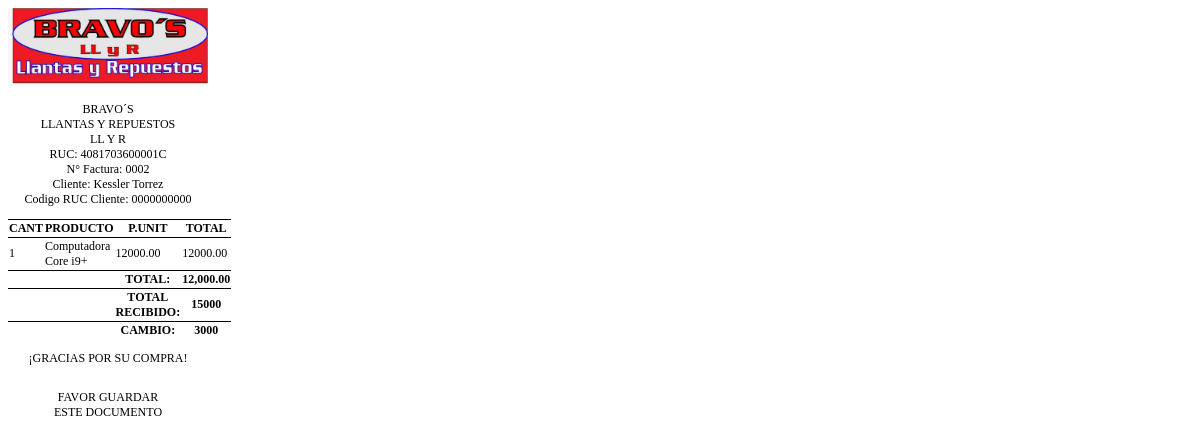
The app's page /dashboard/imprimirdetalles.php?id=2 with its own data.
### tables this page shows
CREATE TABLE `factura` (
  `IDFactura` int(11) NOT NULL,
  `Timespace` date NOT NULL DEFAULT current_timestamp(),
  `AlmacenNumero` int(11) NOT NULL,
  `SubTotal` double DEFAULT NULL,
  `Iva` tinyint(1) DEFAULT NULL,
  `Total` double(10,2) NOT NULL,
  `fechaEmision` timestamp NOT NULL DEFAULT current_timestamp() ON UPDATE current_timestamp(),
  `montopagado` double(10,0) NOT NULL,
  `cambio` double(10,0) NOT NULL,
  `IsVisible` int(11) NOT NULL DEFAULT 1,
  `descuento` int(11) NOT NULL,
  `codigoRUCcedula` varchar(50) DEFAULT NULL,
  `cliente` varchar(50) NOT NULL,
  `tipofac` int(11) NOT NULL
);

CREATE TABLE `detalledefactura` (
  `IDFacturaDetalle` int(11) NOT NULL,
  `Unidades` int(11) NOT NULL,
  `producto` int(11) NOT NULL,
  `Precio` double NOT NULL,
  `IDFacturaPK` int(11) NOT NULL,
  `TimeSpace` date NOT NULL DEFAULT current_timestamp(),
  `preciounit` int(11) NOT NULL
);

CREATE TABLE `almacen` (
  `IDCodigoAlmacen` int(11) NOT NULL,
  `NombreArticulo` varchar(50) NOT NULL,
  `Marca` varchar(50) NOT NULL,
  `Modelopresentacion` varchar(50) DEFAULT NULL,
  `Codigo1` varchar(50) NOT NULL,
  `Codigo2` varchar(50) DEFAULT NULL,
  `Notas` varchar(400) DEFAULT NULL,
  `precioVenta` double NOT NULL,
  `IsVisible` int(11) NOT NULL DEFAULT 1,
  `PrecioCompra` double NOT NULL,
  `Stock` int(11) DEFAULT NULL,
  `TimeSpace` datetime NOT NULL DEFAULT current_timestamp()
);

### dashboard/imprimirdetalles.php (the view, shortened to what this page needs)
<!DOCTYPE html>
<html>
    <head>
    </head>
    <body>
    <?php
        $objeto = new Conexion();
        $conexion = $objeto->Conectar();
        $idfacturavieja = $_GET["id"];
        $consult = "SELECT fac.IDFactura,
                            fac.Total,
                            fac.montopagado,
                            fac.cambio,
                            det.Unidades,
                            al.NombreArticulo,
                            det.Precio,
                            det.preciounit,
                            al.precioVenta,
                            al.Modelopresentacion,
                            fac.descuento,
                            fac.cliente,
                            fac.codigoRUCcedula
                        FROM factura as fac
                        INNER JOIN detalledefactura as det ON det.IDFacturaPK = fac.IDFactura
                        INNER JOIN almacenuno as uno ON uno.IDAlmacenuno = det.producto
                        INNER JOIN almacen as al ON al.IDCodigoAlmacen = uno.IDCodigoAlmacenPK
                        WHERE fac.IDFactura = '$idfacturavieja'";
        $consulta = $consult;
        $resultado = $conexion->prepare($consulta);
        $resultado->execute();
        $data=$resultado->fetchAll(PDO::FETCH_ASSOC);
    ?>
        <div class="ticket">
        <img
                src="../dashboard/img/logo.jpg"
                alt="Logotipo">
            <p class="centrado">BRAVO´S<br>LLANTAS Y REPUESTOS<br>
            LL Y R
            <br>RUC: 4081703600001C
            <br id='fechahora' name="fechahora">N° Factura: 000<?php echo $data[0]["IDFactura"];?>
            <br>Cliente: <?php echo $data[0]["cliente"];?>
            <br>Codigo RUC Cliente: <?php echo $data[0]["codigoRUCcedula"];?></p>
        <table>
                <thead>
                    <tr>
                        <th>CANT</th>
                        <th>PRODUCTO</th>
                        <th>P.UNIT</th>
                        <th>TOTAL</th>
                    </tr>
                </thead>
                <tbody>
                    <?php
                        foreach ($data as $dat) {
                    ?>
                        <tr>
                            <td><?php echo $dat['Unidades'] ?></td>
                            <td><?php echo (($dat['NombreArticulo'])." ".($dat['Modelopresentacion'])) ?></td>
                            <td><?php echo number_format($dat['preciounit'], 2, '.', ''); ?></td>
                            <td><?php
                                        echo number_format(($dat['preciounit']) * ($dat['Unidades']),2,'.','');
                            ?></td>
                        </tr>
                    <?php
                        }
                    ?>
                </tbody>
                <tfooter>
                        <tr>
                            <th></th>
                            <th></th>
                            <th>TOTAL: </th>
                            <th> <?php echo number_format(($data[0]["Total"]),2); ?> </th>
                        </tr>
                        <tr>
                            <th></th>
                            <th></th>
                            <th>TOTAL RECIBIDO: </th>
                            <th><?php echo $data[0]["montopagado"];?></th>
                        </tr>
                        <tr>
                            <th></th>
                            <th></th>
                            <th>CAMBIO: </th>
                            <th><?php echo $data[0]["cambio"];?></th>
                        </tr>
                    </tfooter>
            </table>
            <p class="centrado">¡GRACIAS POR SU COMPRA!<br></p>
        </div>
    </body>
    <footer>
        <div class="ticket">
            <P class="centrado">FAVOR GUARDAR <br>ESTE DOCUMENTO</P>
        </div>
    </footer>
</html>

### dashboard/imprimirdetalles.php (style rules this page uses)
* { font-size: 12px; font-family: 'Times New Roman'; }
td, th, tr, table { border-top: 1px solid black; border-collapse: collapse; }
.centrado { text-align: center; align-content: center; }
.ticket { width: 200px; max-width: 300px; align-content: center; }
img { max-width: inherit; width: inherit; }

### records on screen
factura: IDFactura "2", cliente "Kessler Torrez", codigoRUCcedula "0000000000", detalledefactura.Unidades "1", almacen.NombreArticulo "Computadora", almacen.Modelopresentacion "Core i9+", detalledefactura.preciounit "12000.00", detalledefactura.preciounit+Unidades "12000.00", Total "12,000.00", montopagado "15000", cambio "3000"
